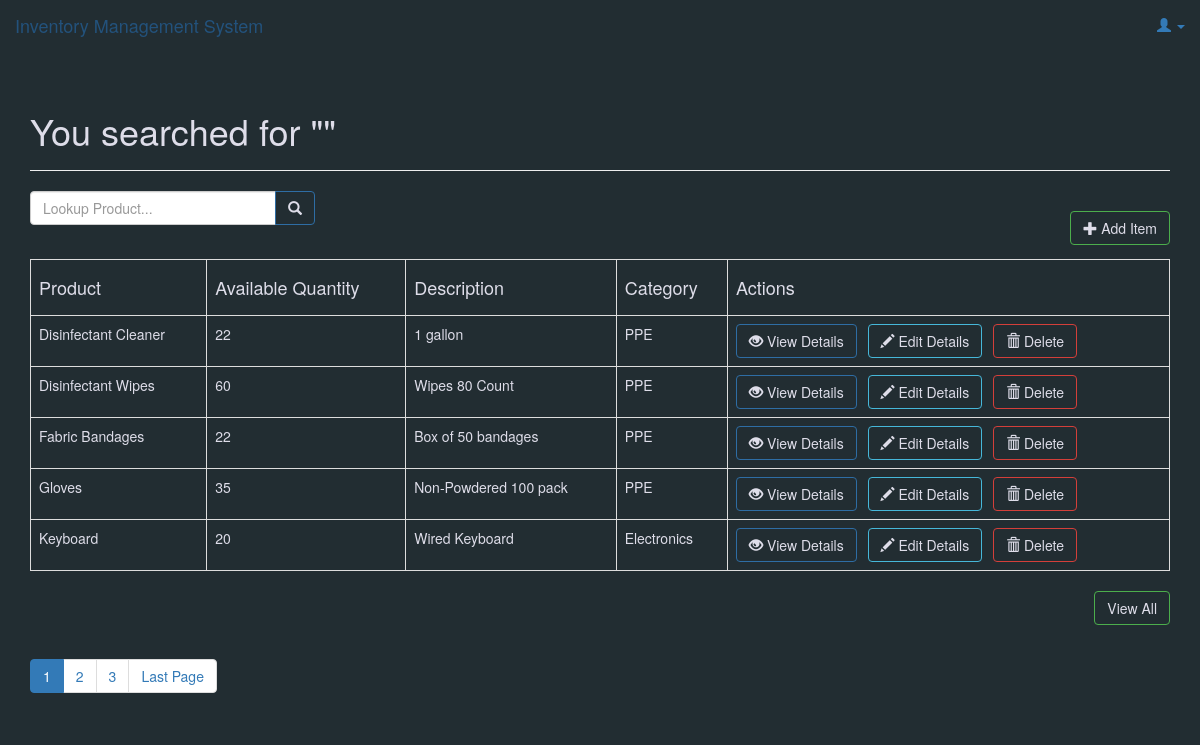
The page /products/search.php on the database its author committed.
### tables this page shows
CREATE TABLE `products` (
  `id` int(11) NOT NULL,
  `name` varchar(32) NOT NULL,
  `description` text NOT NULL,
  `quantity` int(11) NOT NULL,
  `category_id` int(11) NOT NULL,
  `created` datetime NOT NULL,
  `modified` timestamp NOT NULL DEFAULT current_timestamp()
);

CREATE TABLE `categories` (
  `id` int(11) NOT NULL,
  `name` varchar(256) NOT NULL,
  `created` datetime NOT NULL,
  `modified` timestamp NOT NULL DEFAULT current_timestamp()
);

### products/search.php (called while the page is built, shortened)
<?php
include_once '../config/core.php';
include_once '../objects/product.php';
include_once '../objects/category.php';
$database = new Database();
$db = $database->getConnection();
$product = new Product($db);
$category = new Category($db);
$search_term=isset($_GET['s']) ? $_GET['s'] : '';
include_once "layout_header.php";
$stmt = $product->search($search_term, $from_record_num, $records_per_page);
$total_rows=$product->countAll_BySearch($search_term);
include_once "read_template.php";
include_once "layout_footer.php";
?>

### objects/product.php (called while the page is built, shortened)
<?php
class Product{
    private $conn;
    private $table_name = "products";
    public function __construct($db){
        $this->conn = $db;
    }
public function search($search_term, $from_record_num, $records_per_page){
    $query = "SELECT
                c.name as category_name, p.id, p.name, p.description, p.quantity, p.category_id, p.created
            FROM
                " . $this->table_name . " p
                LEFT JOIN
                    categories c
                        ON p.category_id = c.id
            WHERE
                p.name LIKE ? OR p.description LIKE ?
            ORDER BY
                p.name ASC
            LIMIT
                ?, ?";
    $stmt = $this->conn->prepare( $query );
    $search_term = "%{$search_term}%";
    $stmt->bindParam(1, $search_term);
    $stmt->bindParam(2, $search_term);
    $stmt->bindParam(3, $from_record_num, PDO::PARAM_INT);
    $stmt->bindParam(4, $records_per_page, PDO::PARAM_INT);
    $stmt->execute();
    return $stmt;
}
public function countAll_BySearch($search_term){
    $query = "SELECT
                COUNT(*) as total_rows
            FROM
                " . $this->table_name . " p
            WHERE
                p.name LIKE ? OR p.description LIKE ?";
    $stmt = $this->conn->prepare( $query );
    $search_term = "%{$search_term}%";
    $stmt->bindParam(1, $search_term);
    $stmt->bindParam(2, $search_term);
    $stmt->execute();
    $row = $stmt->fetch(PDO::FETCH_ASSOC);
    return $row['total_rows'];
}
}
?>

### config/core.php (called while the page is built, shortened)
<?php
$page = isset($_GET['page']) ? $_GET['page'] : 1;
$records_per_page = 5;
$from_record_num = ($records_per_page * $page) - $records_per_page;
?>

### objects/category.php (called while the page is built, shortened)
<?php
class Category{
    private $conn;
    private $table_name = "categories";
    public $id;
    public function __construct($db){
        $this->conn = $db;
    }
function readName(){
    $query = "SELECT name FROM " . $this->table_name . " WHERE id = ? limit 0,1";
    $stmt = $this->conn->prepare( $query );
    $stmt->bindParam(1, $this->id);
    $stmt->execute();
    $row = $stmt->fetch(PDO::FETCH_ASSOC);
    $this->name = $row['name'];
}
}
?>

### products/read_template.php (the view)
<?php
echo "<form role='search' action='search.php'>";
    echo "<div class='input-group col-md-3 pull-left margin-right-1em'>";
        $search_value=isset($search_term) ? "value='{$search_term}'" : "";
        echo "<input type='text' class='form-control' placeholder='Lookup Product...' name='s' id='srch-term' required {$search_value} />";
        echo "<div class='input-group-btn'>";
            echo "<button class='btn btn-primary' type='submit'><i class='glyphicon glyphicon-search'></i></button>";
        echo "</div>";
    echo "</div>";
echo "</form>";
echo "<br>";
echo "<div class='right-button-margin'>";
    echo "<a href='create_product.php' class='btn btn-success pull-right'>";
        echo "<span class='glyphicon glyphicon-plus'></span> Add Item";
    echo "</a>";
echo "</div>";
if($total_rows>0){
    echo "<table class='table table-responsive table-bordered'>";
        echo "<tr>";
            echo "<th><h4> Product</h4></th>";
            echo "<th><h4> Available Quantity</h4></th>";
            echo "<th><h4> Description</h4></th>";
            echo "<th><h4> Category</h4></th>";
            echo "<th><h4> Actions</h4></th>";
        echo "</tr>";
        while ($row = $stmt->fetch(PDO::FETCH_ASSOC)){
            extract($row);
            echo "<tr>";
                echo "<td>{$name}</td>";
                echo "<td>{$quantity}</td>";
                echo "<td>{$description}</td>";
                echo "<td>";
                    $category->id = $category_id;
                    $category->readName();
                    echo $category->name;
                echo "</td>";
                echo "<td>";
                    echo "<a href='read_one.php?id={$id}' class='btn btn-primary left-margin'>";
                        echo "<span class='glyphicon glyphicon-eye-open'></span> View Details";
                    echo "</a> ";
                    echo "<a href='update_product.php?id={$id}' class='btn btn-info left-margin'>";
                        echo "<span class='glyphicon glyphicon-pencil'></span> Edit Details";
                    echo "</a> ";
                    echo "<a delete-id='{$id}' class='btn btn-danger delete-object'>";
                        echo "<span class='glyphicon glyphicon-trash'></span> Delete";
                    echo "</a> ";
                echo "</td>";
            echo "</tr>";
        }
    echo "</table>";
echo "<div class='right-button-margin'>";
echo "<a href='index.php' class='btn btn-success pull-right'>";
    echo "View All";
echo "</a>";
echo "</div>";
    include_once 'paging.php';
}
else{
    echo "<div class='alert alert-danger'>No products found.</div>";
}
?>

### libs/css/main.css (style rules this page uses)
body { background: #222D32; }
.left-margin { margin:0 .5em 0 0; }
.right-button-margin { margin: 0 0 1em 0; overflow: hidden; }
.btn-primary { color: rgb(222, 221, 233); font-size: 14px; background-color: transparent; }
.btn-success { color: rgb(222, 221, 233); font-size: 14px; background-color: transparent; }
.btn-info { color: rgb(222, 221, 233); font-size: 14px; background-color: transparent; }
.btn-danger { color: rgb(222, 221, 233); font-size: 14px; background-color: transparent; }
.table { color: rgb(222, 221, 233); }

### rows shown on the page
products: name "Disinfectant Cleaner", quantity "22", description "1 gallon", category.name "PPE"
products: name "Disinfectant Wipes", quantity "60", description "Wipes 80 Count", category.name "PPE"
products: name "Fabric Bandages", quantity "22", description "Box of 50 bandages", category.name "PPE"
products: name "Gloves", quantity "35", description "Non-Powdered 100 pack", category.name "PPE"
products: name "Keyboard", quantity "20", description "Wired Keyboard", category.name "Electronics"

### other values the page prints
$page_title "You searched for \"\""
